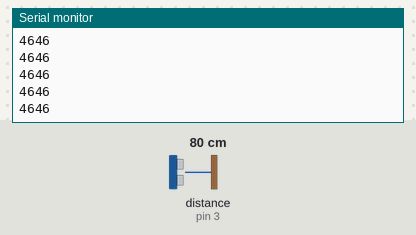
Recording of a sketch running on a simulated Arduino Uno, built with avr-gcc and run on an emulated ATmega328P. Parts: the last lines printed to the serial monitor. Wiring (inferred from the names in the program): ultrasonic range finder: trigger pin 2; echo pin 3. The test bench sets the inputs (shaded band); at power-on: distance to the obstacle (sensor on pin 3) 80 cm. The echo pulse lasts 58.3 µs per cm.

Above: at 1.2 s.
1.3 s: distance to the obstacle (sensor on pin 3) set to 2 cm
At 1.9 s:
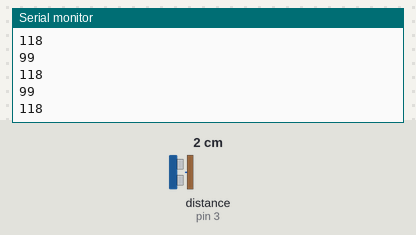
2.8 s: distance to the obstacle (sensor on pin 3) set to 4 cm
At 3.9 s:
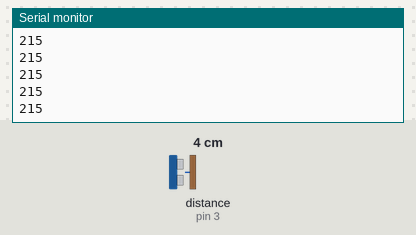
Timing chart, 0 to 5.8 s (numbered marks = the images above; inputs shaded):
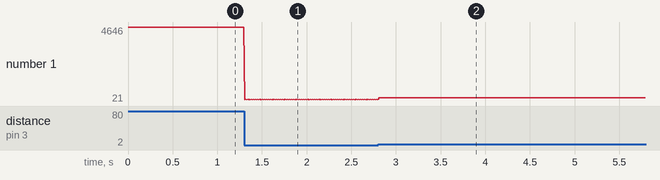

Measured:
- after the input at 1.3 s, the serial monitor: prints a new line at once (image 1)
- after the input at 2.8 s, the serial monitor: prints a new line at once (image 2)
- plotted number 1: 4646 → 118 after the input at 1.3 s, 118 → 21 after the input at 2.8 s

The sketch:

testCapteurDistance.ino
```cpp
unsigned long time;
int pinTrig=2;
int pinEcho=3;
boolean notRead = true;

void setup() {
  // put your setup code here, to run once:
  Serial.begin(9600);
  time=micros();

  pinMode(pinTrig, OUTPUT);
  pinMode(pinEcho, INPUT);
}

void loop() {
  // put your main code here, to run repeatedly:
  /*if(micros()-time<50){
    digitalWrite(pinTrig,HIGH);
  } else {
    digitalWrite(pinTrig,LOW);
  }
  if(digitalRead(pinEcho)==HIGH&&notRead){
    Serial.println(micros()-time);
    notRead=false;
  }
  if(micros()-time>10000){
    time=micros();
    notRead=true;
  }*/

  digitalWrite(pinTrig,HIGH);
  delayMicroseconds(10);
  digitalWrite(pinTrig,LOW);

  time=pulseIn(pinEcho, HIGH);

  Serial.println(time);
  delay(10);
}
```
